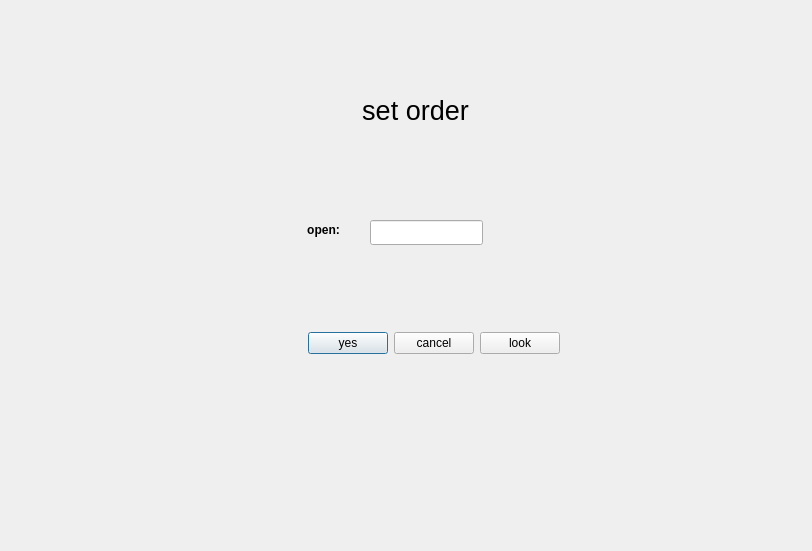
<?xml version="1.0" encoding="UTF-8"?>
<ui version="4.0">
 <class>HelloDialog</class>
 <widget class="QDialog" name="HelloDialog">
  <property name="geometry">
   <rect>
    <x>0</x>
    <y>0</y>
    <width>812</width>
    <height>551</height>
   </rect>
  </property>
  <property name="windowTitle">
   <string>HelloDialog</string>
  </property>
  <widget class="QLabel" name="label">
   <property name="geometry">
    <rect>
     <x>340</x>
     <y>90</y>
     <width>151</width>
     <height>41</height>
    </rect>
   </property>
   <property name="font">
    <font>
     <pointsize>20</pointsize>
    </font>
   </property>
   <property name="text">
    <string>&lt;html&gt;&lt;head/&gt;&lt;body&gt;&lt;p align=&quot;center&quot;&gt;set order&lt;/p&gt;&lt;/body&gt;&lt;/html&gt;</string>
   </property>
  </widget>
  <widget class="QLabel" name="label_2">
   <property name="geometry">
    <rect>
     <x>290</x>
     <y>220</y>
     <width>67</width>
     <height>20</height>
    </rect>
   </property>
   <property name="text">
    <string>&lt;html&gt;&lt;head/&gt;&lt;body&gt;&lt;p align=&quot;center&quot;&gt;&lt;span style=&quot; font-weight:600;&quot;&gt;open:&lt;/span&gt;&lt;/p&gt;&lt;/body&gt;&lt;/html&gt;</string>
   </property>
  </widget>
  <widget class="QLineEdit" name="cmdLineEdit">
   <property name="geometry">
    <rect>
     <x>370</x>
     <y>220</y>
     <width>113</width>
     <height>25</height>
    </rect>
   </property>
  </widget>
  <widget class="QWidget" name="layoutWidget">
   <property name="geometry">
    <rect>
     <x>300</x>
     <y>330</y>
     <width>260</width>
     <height>27</height>
    </rect>
   </property>
   <layout class="QHBoxLayout" name="horizontalLayout" stretch="1,1,1,1">
    <item>
     <spacer name="horizontalSpacer">
      <property name="orientation">
       <enum>Qt::Horizontal</enum>
      </property>
      <property name="sizeHint" stdset="0">
       <size>
        <width>40</width>
        <height>20</height>
       </size>
      </property>
     </spacer>
    </item>
    <item>
     <widget class="QPushButton" name="commitButton">
      <property name="text">
       <string>yes</string>
      </property>
     </widget>
    </item>
    <item>
     <widget class="QPushButton" name="cancelButton">
      <property name="text">
       <string>cancel</string>
      </property>
     </widget>
    </item>
    <item>
     <widget class="QPushButton" name="lookButton">
      <property name="text">
       <string>look</string>
      </property>
     </widget>
    </item>
   </layout>
  </widget>
 </widget>
 <resources/>
 <connections/>
</ui>
